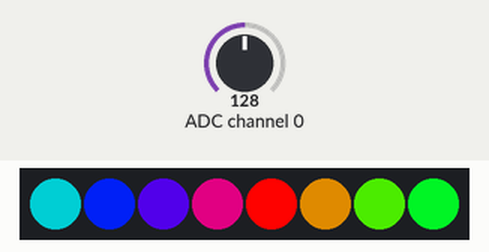
Simulated run of this program. Board: Raspberry Pi (BCM pin numbers). Parts: 8 RGB LEDs in strip order, left to right. The test bench sets the inputs (shaded band); at power-on: ADC channel 0 = 128 (analog values on the 0–255 scale). What the program prints to the terminal is not drawn.

Above: at 1.2 s.
1.3 s: ADC channel 0 set to 82
At 1.51 s:
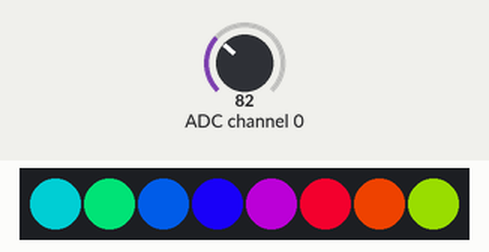
3.0 s: ADC channel 0 set to 127
At 3.18 s:
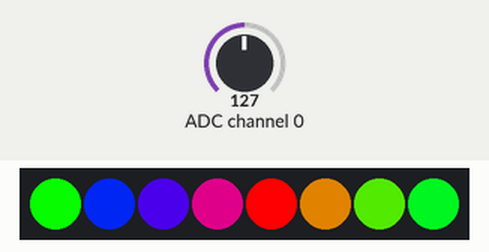
4.7 s: ADC channel 0 set to 173
At 4.95 s:
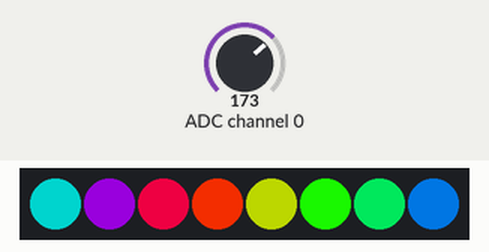
6.5 s: ADC channel 0 set to 224
At 6.72 s:
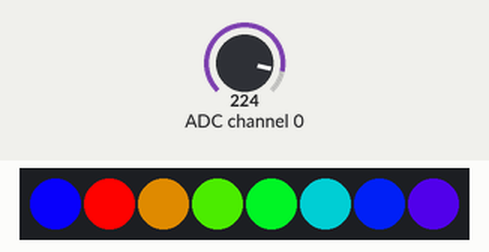
8.2 s: ADC channel 0 set to 255
At 8.39 s:
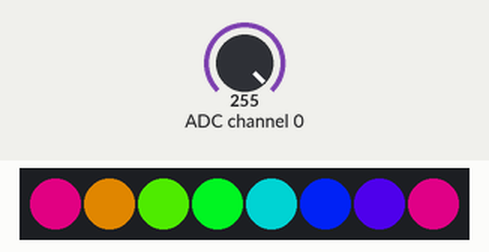
9.9 s: ADC channel 0 set to 30
At 10.06 s:
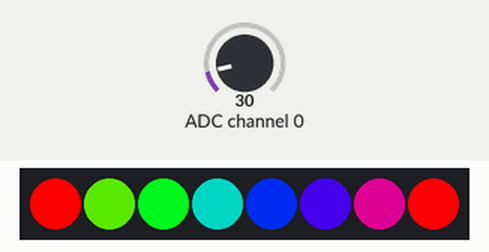
Timing chart, 0 to 12.6 s (numbered marks = the images above; inputs shaded):
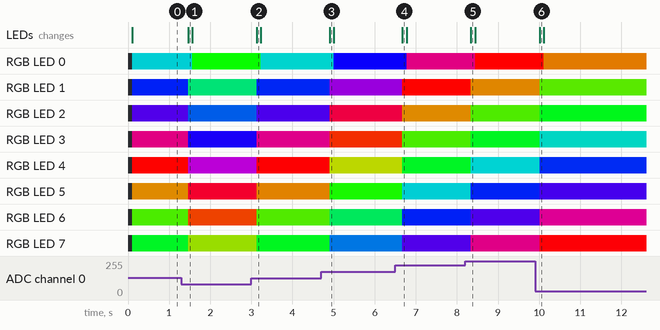

Measured:
- after the input at 1.3 s, RGB LED 0: RGB(0, 125, 129) → RGB(8, 246, 0) after 0.27 s; RGB LED 1: RGB(0, 29, 225) → RGB(0, 167, 87) after 0.17 s
- after the input at 3.0 s, RGB LED 0: RGB(8, 246, 0) → RGB(0, 129, 125) after 0.23 s; RGB LED 1: RGB(0, 167, 87) → RGB(0, 34, 220) after 0.13 s
- after the input at 4.7 s, RGB LED 0: RGB(0, 129, 125) → RGB(8, 0, 246) after 0.30 s; RGB LED 1: RGB(0, 34, 220) → RGB(104, 0, 150) after 0.20 s
- after the input at 6.5 s, RGB LED 0: RGB(8, 0, 246) → RGB(161, 0, 93) after 0.28 s; RGB LED 1: RGB(104, 0, 150) → RGB(252, 2, 0) after 0.18 s
- after the input at 8.2 s, RGB LED 0: RGB(161, 0, 93) → RGB(255, 0, 0) after 0.24 s; RGB LED 1: RGB(252, 2, 0) → RGB(159, 95, 0) after 0.14 s
- after the input at 9.9 s, RGB LED 0: RGB(255, 0, 0) → RGB(165, 89, 0) after 0.21 s; RGB LED 1: RGB(159, 95, 0) → RGB(70, 184, 0) after 0.11 s

The program:

Led.py
```python
#!/usr/bin/env python3
########################################################################
# Filename    : Led.py
# Description : Drive SteppingMotor
# Author      : www.freenove.com
# modification: 2021/1/1
########################################################################
# -*-coding: utf-8 -*-
import time
from rpi_ws281x import *
from ADCDevice import *
# LED strip configuration:
LED_COUNT      = 8      # Number of LED pixels.
LED_PIN        = 18      # GPIO pin connected to the pixels (18 uses PWM!).
LED_FREQ_HZ    = 800000  # LED signal frequency in hertz (usually 800khz)
LED_DMA        = 10      # DMA channel to use for generating signal (try 10)
LED_BRIGHTNESS = 255     # Set to 0 for darkest and 255 for brightest
LED_INVERT     = False   # True to invert the signal (when using NPN transistor level shift)
LED_CHANNEL    = 0       # set to '1' for GPIOs 13, 19, 41, 45 or 53
# Define functions which animate LEDs in various ways.
class Led:
    def __init__(self):
        #Control the sending order of color data
        self.ORDER = "RGB"
        # Create NeoPixel object with appropriate configuration.
        self.strip = Adafruit_NeoPixel(LED_COUNT, LED_PIN, LED_FREQ_HZ, LED_DMA, LED_INVERT, LED_BRIGHTNESS, LED_CHANNEL)
        # Intialize the library (must be called once before other functions).
        self.strip.begin()

        self.adc = ADCDevice(0x48) # Define an ADCDevice class object
        if(self.adc.detectI2C(0x48)):
            self.adc = ADS7830(0x48)
        else:
            print("No correct I2C address found, \n"
            "Please use command 'i2cdetect -y 1' to check the I2C address! \n"
            "Program Exit. \n");
            exit(-1)


    def HSL_RGB(self,degree):
        degree=degree/360*255
        if degree < 85:
            red = 255 - degree * 3
            green = degree * 3
            blue = 0
        elif degree < 170:
            degree = degree - 85
            red = 0
            green = 255 - degree * 3
            blue = degree * 3
        else:
            degree = degree - 170
            red = degree * 3
            green = 0
            blue = 255 - degree * 3
        return int(red),int(green),int(blue)
led=Led()
# Main program logic follows:
if __name__ == '__main__':
    print ('Program is starting ... ')
    try:
        while True:
                for i in range(8):
                    value = round(led.adc.analogRead(2) / 255.0 * 360+i*45)    # read the ADC value of channel 2
                    if value > 360 :
                        value = value-360
                    red,green,blue=led.HSL_RGB(value)
                    led.strip.setPixelColor(i, Color(red,green,blue))
                time.sleep(0.1)
                led.strip.show()
    except KeyboardInterrupt:  # When 'Ctrl+C' is pressed, the child program destroy() will be  executed.
        led.adc.close()
        for i in range(8):
            led.strip.setPixelColor(i, Color(0,0,0))
        led.strip.show()
```

ADCDevice.py
```python
#!/usr/bin/env python3
########################################################################
# Filename    : ADCDevice.py
# Description : Freenove ADC Module library.
# Author      : www.freenove.com
# modification: 2020/04/21
########################################################################

import smbus

class ADCDevice(object):
    def __init__(self,addr):
        self.cmd = 0
        self.address = addr
        self.bus=smbus.SMBus(1)
        # print("ADCDevice init")

    def detectI2C(self,addr):
        try:
            self.bus.write_byte(addr,0)
            print("Found device in address 0x%x"%(addr))
            return True
        except:
            print("Not found device in address 0x%x"%(addr))
            return False

    def close(self):
        self.bus.close()

class PCF8591(ADCDevice):
    def __init__(self,addr):
        super(PCF8591, self).__init__(addr)
        self.cmd = 0x40     # The default command for PCF8591 is 0x40.
        self.address = addr # 0x48 is the default i2c address for PCF8591 Module.

    def analogRead(self, chn): # PCF8591 has 4 ADC input pins, chn:0,1,2,3
        value = self.bus.read_byte_data(self.address, self.cmd+chn)
        value = self.bus.read_byte_data(self.address, self.cmd+chn)
        return value

    def analogWrite(self,value): # write DAC value
        self.bus.write_byte_data(address,cmd,value)

class ADS7830(ADCDevice):
    def __init__(self,addr):
        super(ADS7830, self).__init__(addr)
        self.cmd = 0x84
        self.address = addr # 0x4b is the default i2c address for ADS7830 Module.

    def analogRead(self, chn): # ADS7830 has 8 ADC input pins, chn:0,1,2,3,4,5,6,7
        value = self.bus.read_byte_data(self.address, self.cmd|(((chn<<2 | chn>>1)&0x07)<<4))
        return value
```
